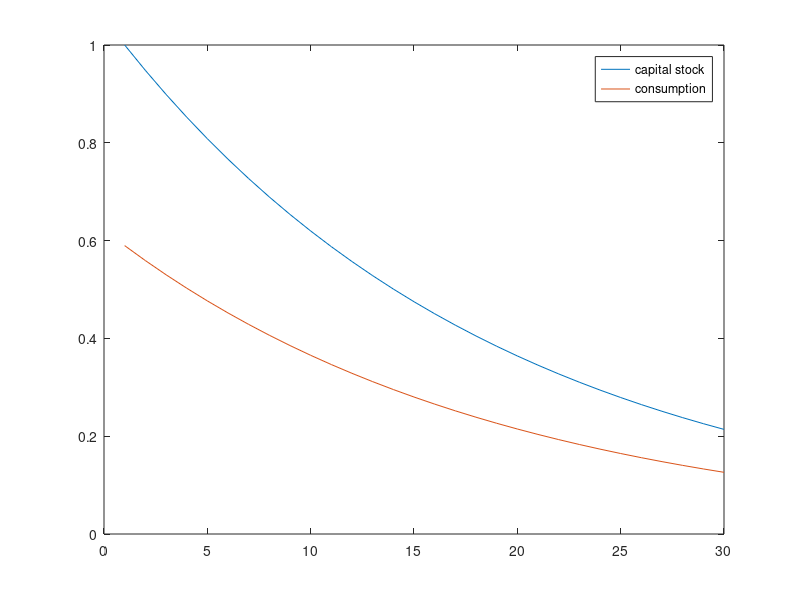

The MATLAB source for this figure:
%This simple Matlab program shows how to implement the Blanchard-Kahn
%approach to the simple model seen in the class of October 18
%A VERY useful resource is Seton Leonard's technical "Introductory Guide to
%Macroeconomic Theory" which provides clear technical steps and Matlab
%guidance.
%In this program I use an ordering of the eigenvalues matrix that is the
%same as in the review session. This requires some manipulation as Matlab
%gives a reverse ordering.

clear;

% We set the parameters values
alpha=1/3;   %share of capital in production
theta=1;     %intertemporal elasticity of substition
n=0.02;      %population growth rate
rho=0.035;   %rate of time preference
rstar=0.05;  %steady state real interest rate
delta=rstar-rho;  %depreciation rate

% We define the two matrices of the linear system and compute A
X=zeros(2,2);
X(1,1)=1;
X(2,1)=(1/theta)*(rstar/(1+rstar-delta))*(1-alpha);
X(2,2)=1;

Y=zeros(2,2);
Y(1,1)=(1+rstar-delta)/(1+n);
Y(1,2)=-(1/alpha)*(rstar-alpha*(n+delta))/(1+n);
Y(2,2)=1;

A=inv(X)*Y;

% We compute the left eigenvectors LV, the right eigenvectors RV and the eigenvalues EV of the matrix A

[RV,EV]=eig(A);
[LV,EV] = eig(A.'); LV = conj(LV);

%EV is a diagonal matrix with the LARGEST eigenvalues listed first
%You can check that A*RV=RV*EV and (LV)'*A=EV*(LV)'

%In the notation of the review session however we listed the SMALLEST eigenvalues
%first, so we need to re-order things

EVsort=diag(sort(diag(EV),'ascend'));
[c, index]=sort(diag(EV),'ascend');
LVsort=LV(:,index);

%EVsort is a diagonal matrix with the SMALLEST eigenvalues listed first
%You can check that (LVsort)'*A=EVsort*(LVsort)'  In addition
%EVsort*(LVsort)' has the same rows as EV*(LV)' but in reverse order

C=LVsort';
%The matric C in the algebra appendix is thus C=(LV)'

% We compute eta_kk and eta_ck
eta_ck=-inv(C(2,2))*C(2,1);
M=C(1,1)-C(1,2)*inv(C(2,2))*C(2,1);
eta_kk=inv(M)*EVsort(1,1)*M;

display(eta_ck); display(eta_kk);

%We compute a 2 x 30 matrix that shows the values of k_t and c_t for 30
%periods, starting with k=1

RES=zeros(2,31);  %The last column is left unused
RES(1,1)=1;
for s=1:30
      RES(1,s+1)=eta_kk*RES(1,s);
      RES(2,s)=eta_ck*RES(1,s);
end

%We draw a chart of the results for k and c. You may need to wait a couple of
%second for Matlab to display the graph

figure(1);
time=1:30;    %the horizontal axis time frame
plot(time, RES(:,1:30))
hleg=legend('capital stock','consumption');





